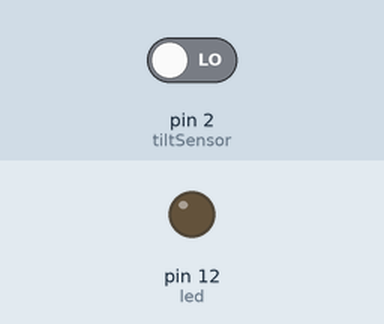
Simulated run of this sketch. Board: Arduino Uno, built with avr-gcc and run on an emulated ATmega328P. On the bench: output pins drawn as LEDs (lit = HIGH). Inputs (shaded band) come from the test bench; at power-on: pin 2 (tiltSensor) LOW.

Above: at 1.2 s.
1.3 s: pin 2 (tiltSensor) driven HIGH
At 1.9 s:
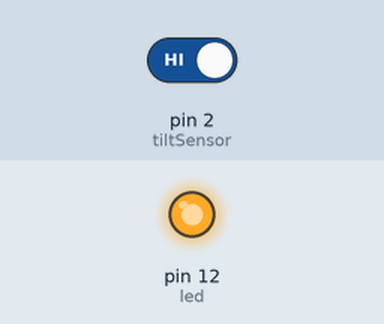
2.8 s: pin 2 (tiltSensor) driven LOW
At 4.2 s:
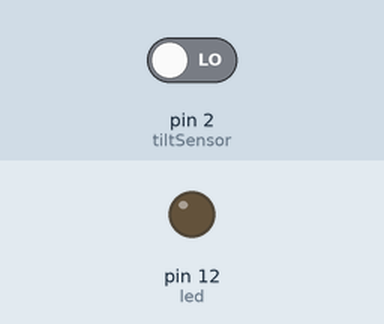
Timing chart, 0 to 5.8 s (numbered marks = the images above; inputs shaded):
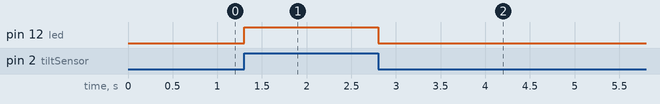

The sketch:

ch25_1.ino
```cpp
const int tiltSensor = 2;
const int led = 12;

void setup() {
    pinMode(tiltSensor, INPUT);
    pinMode(led, OUTPUT);
}

void loop() {
    int tiltState = digitalRead(tiltSensor);

    if (tiltState == HIGH) {
        digitalWrite(led, HIGH);
    } else {
        digitalWrite(led, LOW);
    }
}
```

Measured:
- after the input at 1.3 s, pin 12 (led): LOW → HIGH at once
- after the input at 2.8 s, pin 12 (led): HIGH → LOW at once
